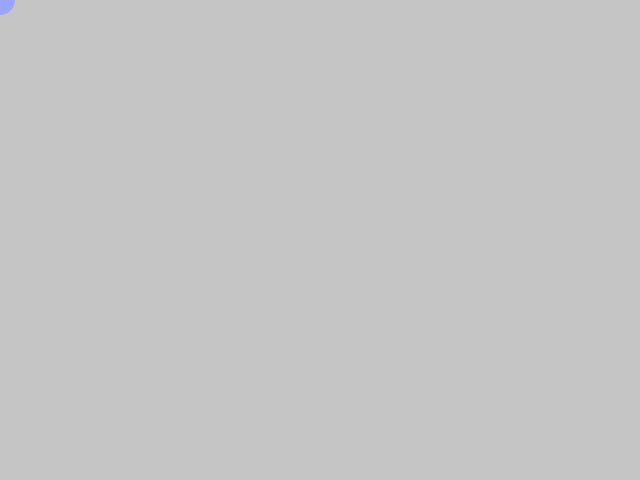
Frame 1 (no input)
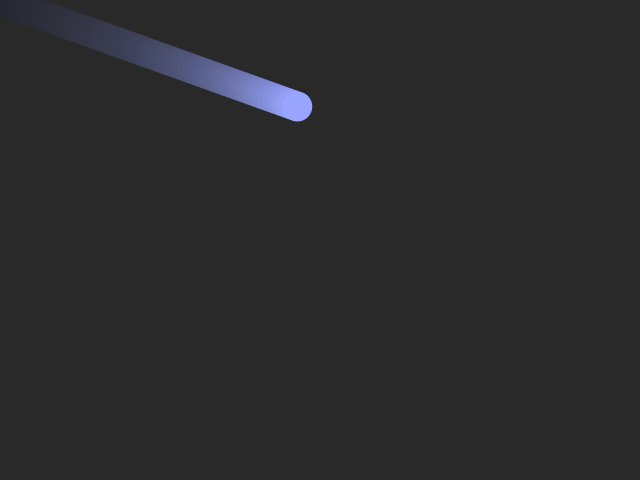
Frame 60 (the mouse pressed at the canvas centre just before this capture)
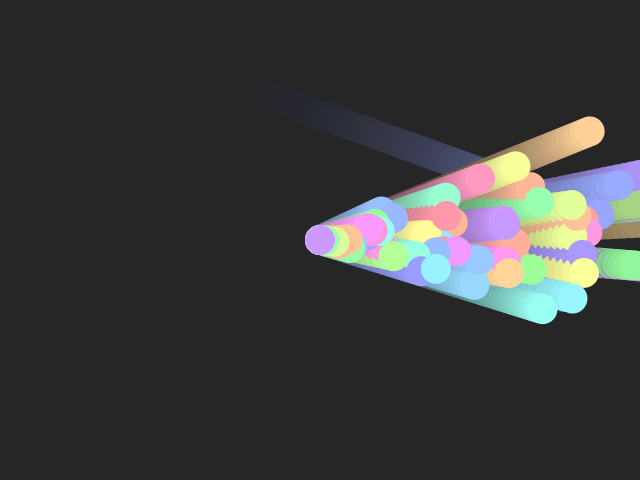
Frame 120 (the mouse held since frame 60 and released just before this capture)

The Processing sketch that drew these frames (run headless with seeded random() and noise(); from frame 60 on, the mouse is pressed at the canvas centre):

// Processing sketch: bouncing_ball_particle_system
// ── bouncing_ball_particle_system.pde

Ball[] b;
int COUNT = 500;

void setup() {
  size(640, 480);
  b = new Ball[COUNT];
  
  startBouncing();
  
  colorMode(HSB, 360, 100, 100);
}

int lastb = 0;
void startBouncing() {
  b[lastb] = new Ball(random(360));
  lastb = (lastb + 1) % COUNT;
  //for (int n = 0; n < COUNT; n++) {
  //  b[n] = new Ball(random(360));
  //}
}

void draw() {
  fill(51, 10);
  noStroke();
  rect(0, 0, width, height);
  
  for (int n = 0; n < COUNT; n++) {
    Ball _b = b[n]; // might be null
    if (_b != null && _b.alive) {
      b[n].display();
      b[n].move();
      b[n].checkEdges();
    }
  }
  
  if (mousePressed) {
    startBouncing();
  }
}

// ── Ball.pde
class Ball {
  float x = 0;
  float y = 0;
  float c = 170;

  float speedx = 4;
  float speedy = 2.5;
  
  boolean alive = true;
  
  Ball(float clr) {
    speedx = random(4, 8);
    speedy = random(-2, 2);
    x = mouseX;
    y = mouseY;
    c = clr;
  }

  void display() {
    fill(c, 40, 100);
    ellipse(x, y, 30, 30);
  }

  void move() {
    x += speedx;
    y += speedy;
  }

  void checkEdges() {
    if (x > width || x < 0) {
      alive = false;
    }
    if (y > height || y < 0) {
      alive = false;
    }
  }
}
